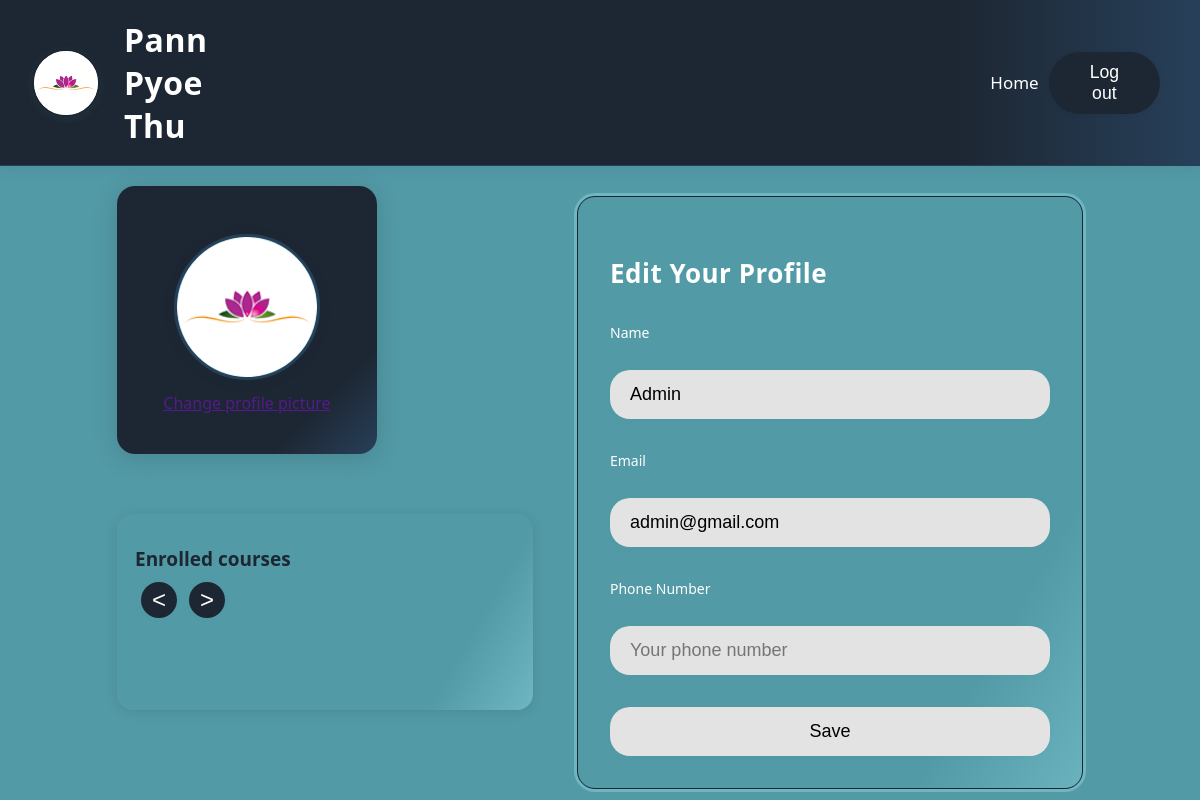
/PHP/Profile.php (signed in), run on the app's committed database.
### tables this page shows
CREATE TABLE `user_tbl` (
  `user_id` int(11) NOT NULL,
  `user_name` varchar(50) DEFAULT NULL,
  `email` varchar(30) NOT NULL,
  `password_hash` varchar(100) NOT NULL,
  `role` varchar(15) NOT NULL DEFAULT 'user',
  `phone` varchar(20) DEFAULT NULL,
  `profile_path` varchar(255) DEFAULT NULL
);

### PHP/Profile.php (the view, shortened to what this page needs)
<?php
    require_once './db_connection.php';
    $stmt = $conn->prepare("SELECT user_name, email, phone, profile_path FROM User_tbl WHERE user_id = ?");
    $stmt->bind_param('i', $_SESSION['user_id']);
    $stmt->execute();
    $result = $stmt->get_result();
    $user   = $result->fetch_assoc();
?>
<!DOCTYPE html>
<html lang="en">
<head>
  <link rel="stylesheet" href="../CSS/Profile.css">
</head>
<body>
  <div class="container">
    <header>
      <div class="logo-section">
        <img src="../HomePimg/Logo.ico" alt="Logo" class="logo-img">
        <span class="brand-name">Pann Pyoe Thu</span>
              <nav class="nav" id="mainNav">
                <a href="../PHP/index.php">Home</a>
                </nav>
      </div>
      <form method="post" action="logout.php">
        <button type="submit" class="logout-btn">Log out</button>
      </form>
    </header>
    <main>
      <section class="profile-section">
        <div class="profile-pic-container">
          <div class="profile-pic-placeholder" id="profile-pic-placeholder">
            <?php if ($user['profile_path']): ?>
              <img src="../<?php echo htmlspecialchars($user['profile_path']) ?>" alt="Profile" class="profile-img">
            <?php else: ?>
              <img src="profile-placeholder.png" alt="Profile" class="profile-img">
            <?php endif; ?>
          </div>
          <a href="" id="change-photo-link">Change profile picture</a>
        </div>
        <div class="enrolled-courses">
          <span>Enrolled courses</span>
          <div class="courses-slider">
            <button class="slider-arrow left-arrow" id="left-arrow" aria-label="Previous courses">&#60;</button>
            <button class="slider-arrow right-arrow" id="right-arrow" aria-label="Next courses">&#62;</button>
          </div>
        </div>
      </section>
      <section class="edit-profile-section">
        <h2>Edit Your Profile</h2>
        <form method="post" action="update_profile.php"  id="profile-form" enctype="multipart/form-data">
          <label for="name">Name</label>
          <input type="text" id="name" name="user_name" placeholder="Your name" value="<?php echo htmlspecialchars($user['user_name']) ?>" required>
          <label for="email">Email</label>
          <input type="email" id="email" name="email" placeholder="Your email" value="<?php echo htmlspecialchars($user['email']) ?>" required>
          <label for="phone">Phone Number</label>
          <input type="tel" id="phone" name="phone" placeholder="Your phone number" value="<?php echo htmlspecialchars($user['phone']) ?>">
          <input type="submit" value="Save" class="btn btn-success">
        </form>
      </section>
    </main>
  </div>
</body>
</html>

### CSS/Profile.css (style rules this page uses)
body { margin: 0; padding: 0; font-family: 'Segoe UI', Arial, sans-serif; background: #529AA6; }
.container { width: 100vw; min-height: 100vh; }
header { display: flex; justify-content: space-between; align-items: center; padding: 18px 40px 18px 32px; background: linear-gradient(90deg, #1D2733 80%, #27405a 100%); box-shadow: 0 2px 12px rgba(29,39,51,0.10); border-bottom: 1.5px solid #27405a; position: sticky; top: 0; z-index: 10; }
.logo-section { display: flex; align-items: center; gap: 18px; }
.logo-img { width: 64px; height: 64px; border-radius: 50%; background: #fff; object-fit: cover; border: 2.5px solid #1D2733; box-shadow: 0 2px 8px rgba(82,154,166,0.10); }
.brand-name { font-family: 'Segoe UI', Arial, sans-serif; font-size: 2rem; font-weight: 700; color: #fff; letter-spacing: 0.5px; margin-left: 6px; transition: color 0.2s, text-shadow 0.2s; }
.logout-btn { background: #1D2733; color: #fff; border: none; border-radius: 999px; padding: 10px 32px; font-size: 1.1rem; font-weight: 500; cursor: pointer; box-shadow: 0 1px 4px rgba(29,39,51,0.08); transition: background 0.2s, color 0.2s; }
main { display: flex; flex-direction: row; justify-content: center; align-items: flex-start; margin-top: 20px; }
.profile-section { width: 400px; display: flex; flex-direction: column; align-items: flex-start; margin-right: 60px; }
.profile-pic-container { background: linear-gradient(135deg, #1D2733 80%, #27405a 100%); border-radius: 18px; box-shadow: 0 4px 24px rgba(29,39,51,0.18); width: 260px; height: 240px; display: flex; flex-direction: column; align-items: center; justify-content: center; margin-bottom: 36px; padding: 18px 0 10px 0; overflow: hidden; }
.profile-pic-placeholder { width: 140px; height: 140px; background: #529AA6; border-radius: 50%; display: flex; align-items: center; justify-content: center; margin-bottom: 12px; box-shadow: 0 2px 12px #1D273322; border: 3px solid #27405a; transition: box-shadow 0.2s; }
.profile-img { width: 100%; height: 100%; object-fit: cover; object-position: center 30%; box-sizing: border-box; border-radius: 50%; }
.enrolled-courses { margin-top: 24px; margin-bottom: 36px; background: linear-gradient(120deg, #529AA6 80%, #6db6c2 100%); border-radius: 16px; box-shadow: 0 2px 12px #1D273322; padding: 32px 18px 24px 18px; width: 100%; max-width: 380px; min-height: 140px; }
.enrolled-courses span { font-size: 19px; color: #1D2733; margin-bottom: 10px; display: block; font-weight: 600; }
.courses-slider { display: flex; align-items: center; width: 100%; max-width: 370px; position: relative; }
.slider-arrow { background: #1D2733; color: #fff; border: none; border-radius: 50%; width: 36px; height: 36px; font-size: 1.5rem; display: flex; align-items: center; justify-content: center; cursor: pointer; margin: 0 6px; transition: background 0.2s, color 0.2s, box-shadow 0.2s; box-shadow: 0 1px 4px #529AA622; z-index: 1; }
.edit-profile-section { background: linear-gradient(120deg, rgba(82,154,166,0.85) 80%, rgba(109,182,194,0.85) 100%); backdrop-filter: blur(4px); border-radius: 18px; box-shadow: 0 4px 24px #1D273322; padding: 36px 32px 24px 32px; width: 440px; margin-top: 10px; }
.edit-profile-section h2 { color: #fff; font-size: 26px; margin-bottom: 32px; font-weight: 700; letter-spacing: 0.5px; }
.edit-profile-section form { display: flex; flex-direction: column; gap: 24px; }
.edit-profile-section label { color: #fff; font-size: 14px; margin-bottom: 4px; font-weight: 500; }
.edit-profile-section input, .upload-label { background: #e3e3e3; border: none; border-radius: 20px; padding: 14px 20px; font-size: 18px; margin-bottom: 8px; outline: none; box-shadow: 0 1px 4px #529AA622; transition: box-shadow 0.2s, border 0.2s; }
.edit-profile-section,.upload-label input:focus { box-shadow: 0 0 0 3px #6db6c2; border: 1.5px solid #1D2733; }
button, .upload-label, .course-circle, .profile-pic-placeholder, .brand-name { transition: all 0.2s; }

### PHP/Profile.php (style rules this page uses)
.nav { display: flex; flex-wrap: wrap; gap: 10px; margin-left: 700px; }
.nav a { color: white; text-decoration: none; font-size: 17px; padding: 5px 10px; transition: all 0.3s ease; border-radius: 5px; }

### data on the page
user_tbl: profile_path (picture), user_name "Admin", email "admin@gmail.com"
